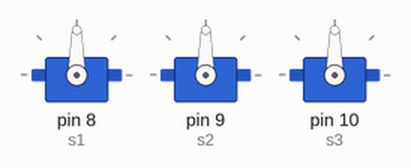
The sketch below on a simulated Arduino Uno, built with avr-gcc and run on an emulated ATmega328P. Parts: 3 × servo.

Above: at 0.1 s.
At 0.6 s:
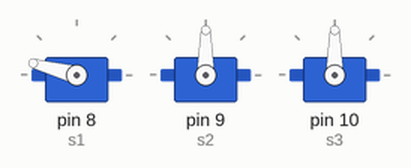
At 1.1 s:
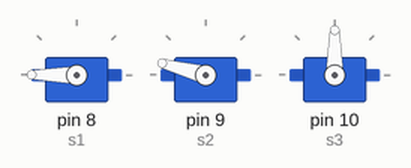
At 10.1 s:
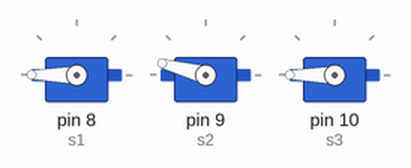
At 19.6 s:
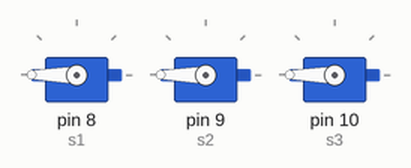
At 39.75 s:
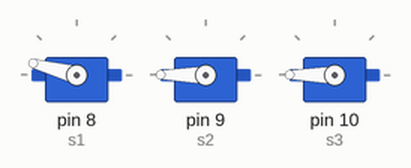
Timing chart, 0 to 40.0 s (numbered marks = the images above):
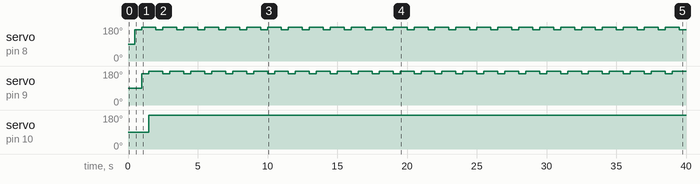

Measured:
- by itself, servo on pin 8 (s1), servo on pin 9 (s2): alternates 180° for 1.0 s and 165° for 0.50 s
- by itself, servo on pin 10 (s3): 90° → 180° at 1.5 s

The sketch:

arduino_code.ino
```cpp
#include <Servo.h>

Servo s1;
Servo s2;
Servo s3;

void setup()
{
  s1.attach(8);
  s2.attach(9);
  s3.attach(10);
}


void loop() {
  rotate1();
  delay(500);
  s1.write(180);

  rotate2();
  delay(500);
  s2.write(180);

  rotate3();
  s3.write(180);
}

void rotate1() {
  delay(500);
  s1.write(165);
}

void rotate2() {
  s2.write(165);
}

void rotate3() {
  s3.write(165);
}
```
